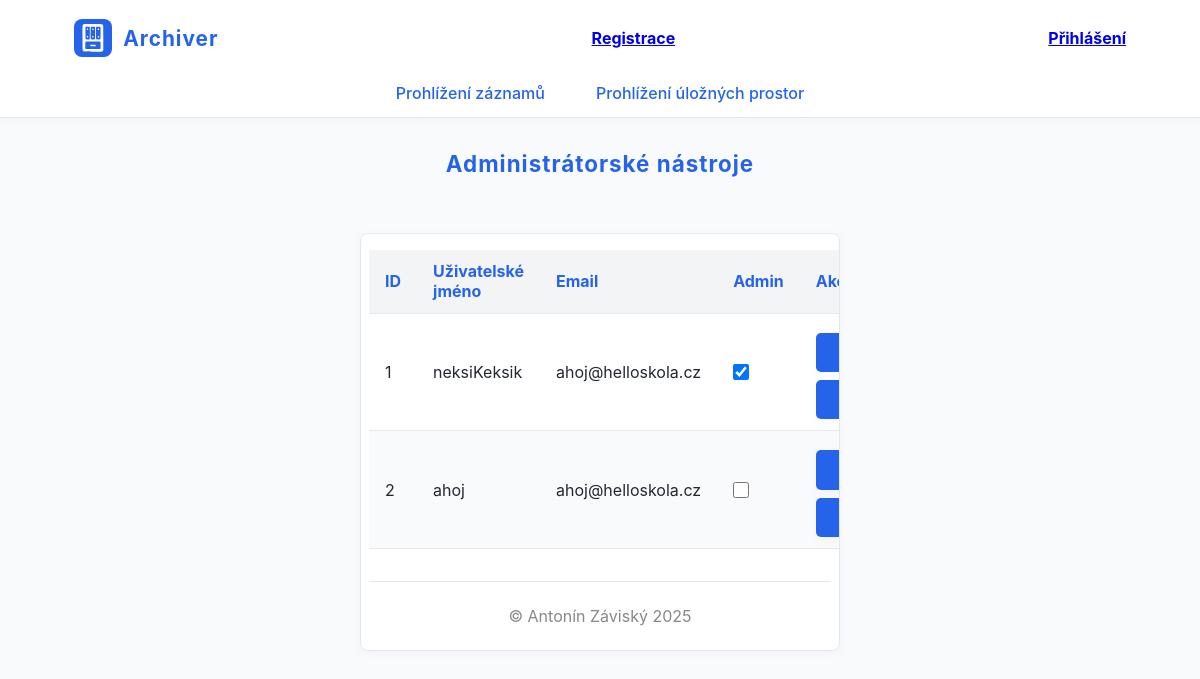
/admin-tools.php, run on an earlier commit of the app's database.
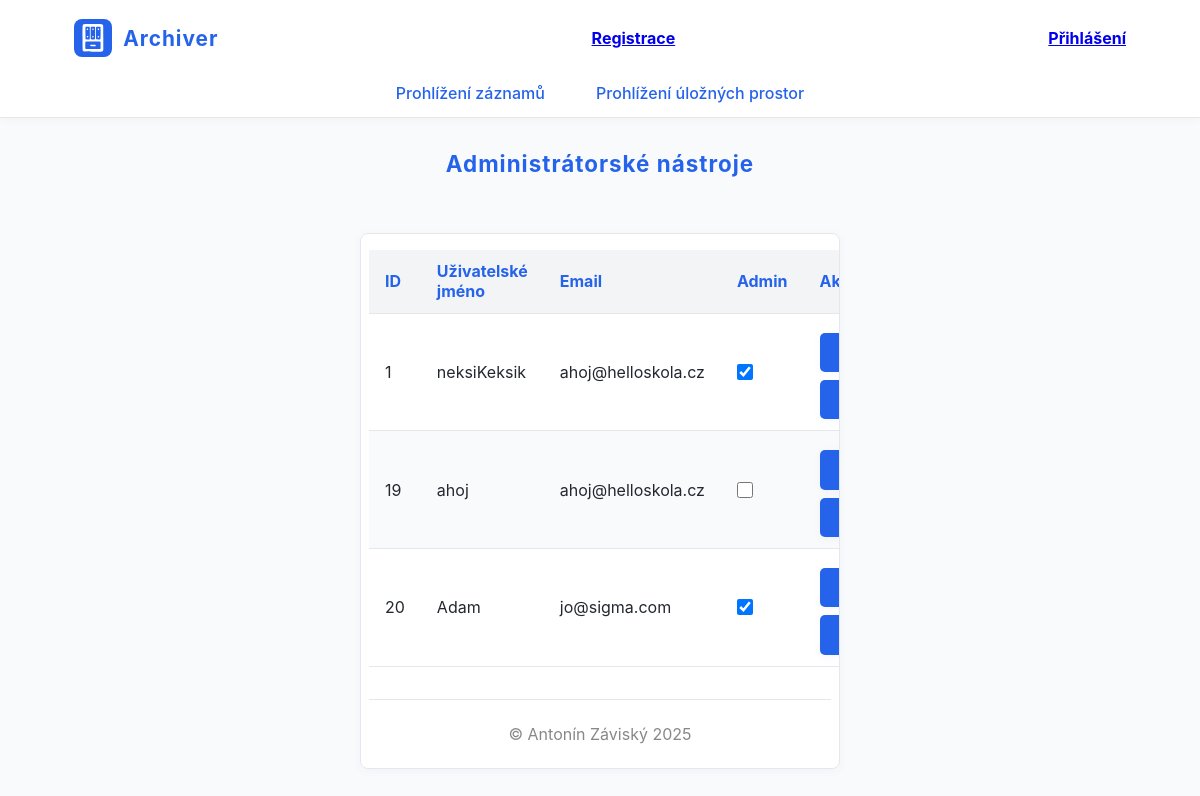
And on a later commit of the database.
### tables this page shows
CREATE TABLE `users` (
  `ID` int(11) NOT NULL,
  `username` varchar(255) NOT NULL,
  `password` varchar(255) NOT NULL,
  `email` varchar(255) NOT NULL,
  `is_admin` tinyint(1) DEFAULT NULL
);

### admin-tools.php (called while the page is built, shortened)
<?php
require "./utils/init.php";
require "./db/users.php";
require "./layout/head.phtml";
$users = listUsers($db);
require "admin-tools.phtml";
require "./layout/tail.phtml";

### db/users.php (called while the page is built, shortened)
<?php
function listUsers($db){
    $result = mysqli_query($db, "SELECT ID, username, email, is_admin FROM users ORDER BY ID ASC");
    return $users = mysqli_fetch_all($result, MYSQLI_ASSOC);
}

### admin-tools.phtml (the view, shortened to what this page needs)
<h2>Administrátorské nástroje</h2>
<div class="stul3">
    <table>
        <thead>
            <th>ID</th>
            <th>Uživatelské jméno</th>
            <th>Email</th>
            <th>Admin</th>
            <th>Akce</th>
        </thead>
        <tbody>
            <?php
                foreach($users as $user){
            ?>
                <tr>
                    <td><?= $user["ID"] ?></td>
                    <td><?= $user["username"] ?></td>
                    <td><?= $user["email"] ?></td>
                    <td>
                        <form method="POST">
                            <input type="checkbox" name="is_admin" value="1" <?= $user["is_admin"] ? "checked" : "" ?>>
                    </td>
                    <td>
                            <button name="saveUser">Uložit</button>
                        <form method="POST">
                            <button name="deleteUser">Odstranit</button>
                        </form>
                    </td>
                </tr>
            <?php } ?>
        </tbody>
    </table>

What changed in the data, as far as the page shows it:
removed users: ID "2", username "ahoj", email "ahoj@helloskola.cz"
added users: ID "19", username "ahoj", email "ahoj@helloskola.cz"
added users: ID "20", username "Adam", email "jo@sigma.com", is_admin "☑"
